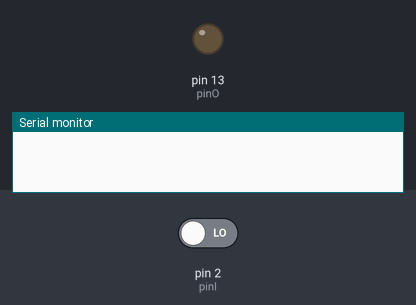
This sketch was run on a simulated Arduino Uno, built with avr-gcc and run on an emulated ATmega328P. Parts: output pins drawn as LEDs (lit = HIGH), the last lines printed to the serial monitor. The test bench sets the inputs (shaded band); at power-on: pin 2 (pinI) LOW.

Above: at 1.2 s.
1.3 s: pin 2 (pinI) driven HIGH
At 2.5 s:
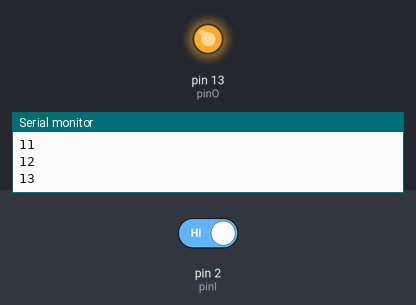
2.8 s: pin 2 (pinI) driven LOW
At 3.7 s:
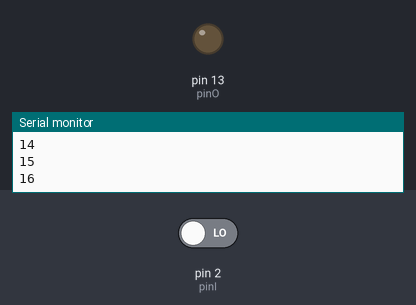
Timing chart, 0 to 5.8 s (numbered marks = the images above; inputs shaded):
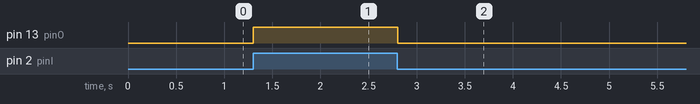

Measured:
- after the input at 1.3 s, pin 13 (pinO): LOW → HIGH at once
- after the input at 2.8 s, pin 13 (pinO): HIGH → LOW at once

The sketch:

buzzer.ino
```cpp
int value=0;
int count=1;
int pinI=2;
int pinO=13;
void setup() {
  pinMode(pinI,INPUT);
  pinMode(pinO,OUTPUT);
  Serial.begin(9600);
}

void loop() {
  value=digitalRead(pinI);
  if(value==HIGH)
  {
    digitalWrite(pinO,HIGH);
    count++;
    Serial.println(count);
    delay(100);
  }
  else
  {
    digitalWrite(pinO,LOW);
  }

}
```
